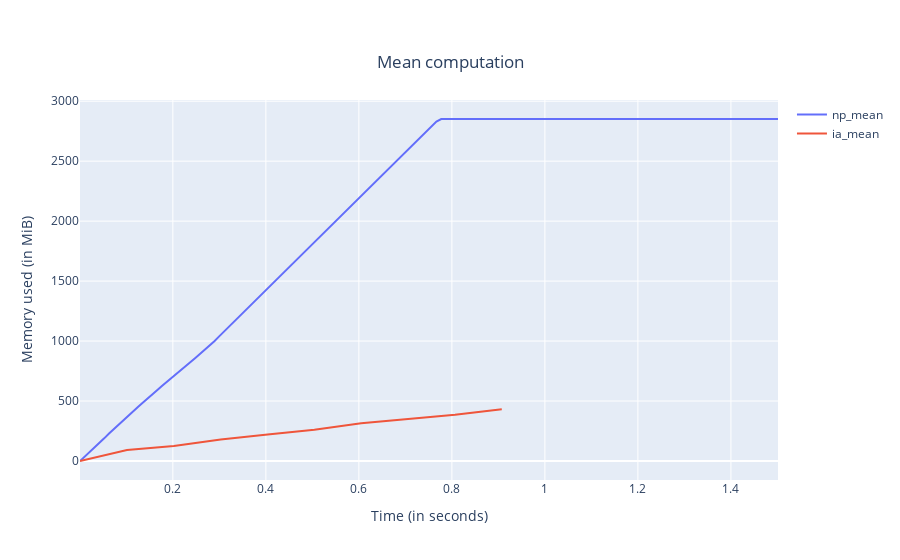

The cell this chart's notebook holds for it:
### Markdown cell above
## Resource consumption

(Update this when memprof would support accessing to measurements)
As a summary, let's do a plot on the speed for the different kind of computations:

### Code cell
%mprof_plot ia_mean np_mean -t "Mean computation"

### Figure 1 — Plotly figure (JSON) as saved in the notebook; plotly's stock layout.template omitted (floating-point values rounded to 4 significant figures; data arrays with more than 128 entries replaced by an {"elided": "..."} marker saying what was removed)
{"data": [{"mode": "lines", "name": "np_mean", "type": "scatter", "x": {"elided": "147 float values"}, "y": {"elided": "147 float values"}}, {"mode": "lines", "name": "ia_mean", "type": "scatter", "x": [0.0003469, 0.1014, 0.2021, 0.3029, 0.4038, 0.5043, 0.6049, 0.7064, 0.8068, 0.9073], "y": [0, 90.89, 124.7, 179.2, 221.6, 260.6, 315.6, 354.0, 386.5, 431.3]}], "layout": {"title": {"text": "Mean computation", "x": 0.5, "xanchor": "center", "y": 0.9, "yanchor": "top"}, "xaxis": {"title": {"text": "Time (in seconds)"}}, "yaxis": {"title": {"text": "Memory used (in MiB)"}}}}
